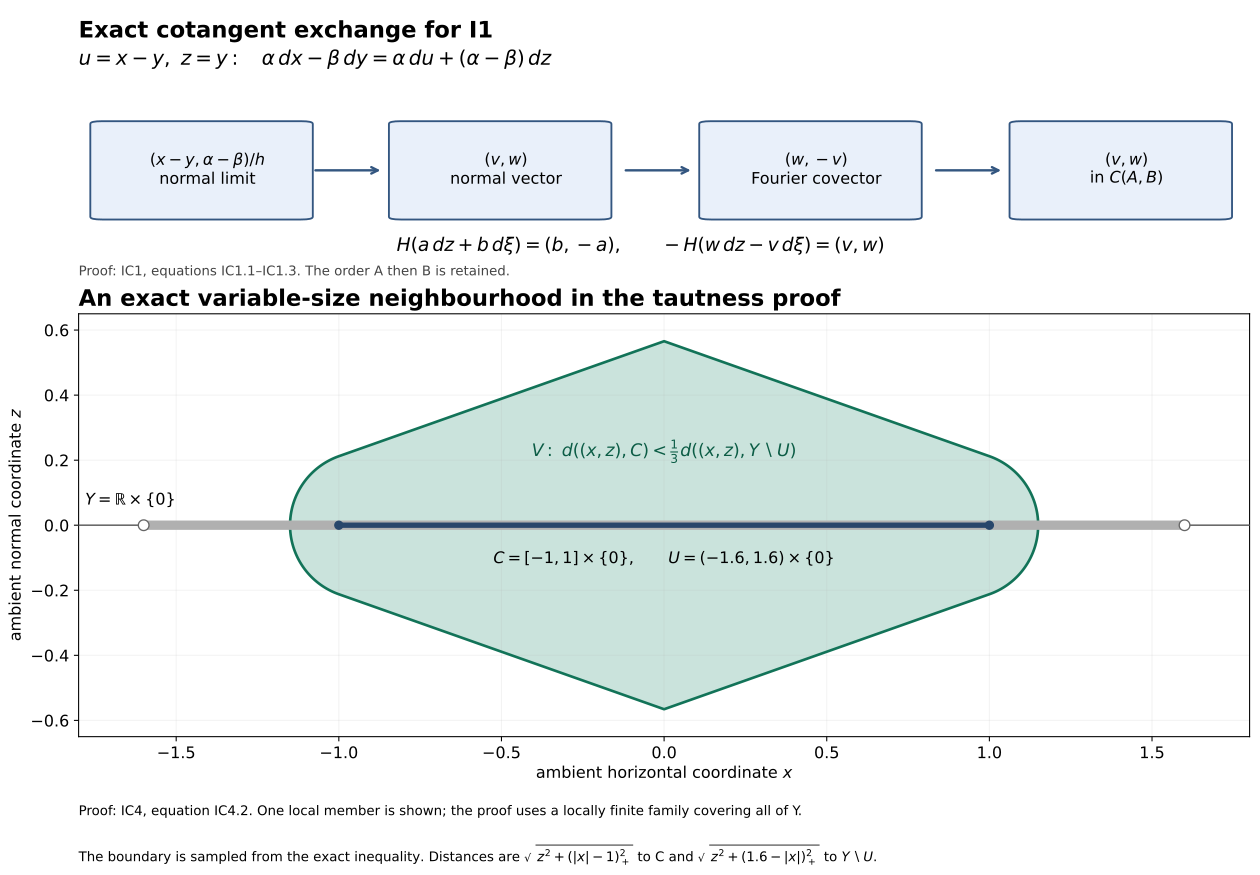

Reproduce this figure in Python.
"""CC0: exact coordinate/sign and metric-neighbourhood illustrations."""
from pathlib import Path
import numpy as np
import matplotlib
matplotlib.use('Agg')
import matplotlib.pyplot as plt
from matplotlib.patches import FancyBboxPatch

D=Path(__file__).resolve().parent
plt.rcParams.update({'font.family':'DejaVu Sans','font.size':12,'mathtext.fontset':'dejavusans','svg.fonttype':'none','svg.hashsalt':'SH02-IC-mechanisms-v1'})
fig=plt.figure(figsize=(13,9),layout='constrained')
gs=fig.add_gridspec(3,1,height_ratios=[1,1.7,0.27])
ax=fig.add_subplot(gs[0]); ax.axis('off'); ax.set_xlim(0,1); ax.set_ylim(0,1)
ax.text(0,0.96,'Exact cotangent exchange for I1',fontsize=17,weight='bold',va='top')
ax.text(0,0.79,r'$u=x-y,\ z=y:\quad \alpha\,dx-\beta\,dy=\alpha\,du+(\alpha-\beta)\,dz$',fontsize=15)
boxes=[(0.02,r'$(x-y,\alpha-\beta)/h$'+'\nnormal limit'),
       (0.275,r'$(v,w)$'+'\nnormal vector'),
       (0.54,r'$(w,-v)$'+'\nFourier covector'),
       (0.805,r'$(v,w)$'+'\nin '+r'$C(A,B)$')]
for x,label in boxes:
    patch=FancyBboxPatch((x,0.22),0.17,0.35,boxstyle='round,pad=0.01',facecolor='#e9f0fa',edgecolor='#335680',linewidth=1.4)
    ax.add_patch(patch); ax.text(x+0.09,0.395,label,ha='center',va='center',fontsize=12)
for x in [0.2,0.465,0.73]:
    ax.annotate('',xy=(x+0.06,0.395),xytext=(x,0.395),arrowprops={'arrowstyle':'->','lw':1.8,'color':'#335680'})
ax.text(0.48,0.09,r'$H(a\,dz+b\,d\xi)=(b,-a),\qquad -H(w\,dz-v\,d\xi)=(v,w)$',ha='center',fontsize=14)
ax.text(0,0.0,'Proof: IC1, equations IC1.1–IC1.3. The order A then B is retained.',fontsize=10,color='#444444')

ax=fig.add_subplot(gs[1]); ax.set_title('An exact variable-size neighbourhood in the tautness proof',loc='left',fontsize=17,weight='bold')
x=np.linspace(-1.8,1.8,1101); z=np.linspace(-0.65,0.65,451)
xx,zz=np.meshgrid(x,z)
dist_c=np.sqrt(zz**2+np.maximum(np.abs(xx)-1,0)**2)
dist_complement=np.sqrt(zz**2+np.maximum(1.6-np.abs(xx),0)**2)
phi=dist_complement/3-dist_c
ax.contourf(xx,zz,phi,levels=[0,float(phi.max()+1)],colors=['#bddcd3'],alpha=0.8)
ax.contour(xx,zz,phi,levels=[0],colors=['#127358'],linewidths=2)
ax.axhline(0,color='#6a6a6a',lw=1.2,zorder=3)
ax.plot([-1.6,1.6],[0,0],lw=7,color='#b0b0b0',solid_capstyle='butt',zorder=4)
ax.plot([-1,1],[0,0],lw=4,color='#28466b',solid_capstyle='butt',zorder=5)
ax.plot([-1.6,1.6],[0,0],'o',mfc='white',mec='#666666',ms=8,zorder=6)
ax.plot([-1,1],[0,0],'o',color='#28466b',ms=6,zorder=7)
ax.text(-1.78,0.06,r'$Y=\mathbb{R}\times\{0\}$',fontsize=12)
ax.text(0,0.21,r'$V:\ d((x,z),C)<\frac{1}{3}d((x,z),Y\setminus U)$',ha='center',fontsize=13,color='#0b5c45')
ax.text(0,-0.12,r'$C=[-1,1]\times\{0\},\qquad U=(-1.6,1.6)\times\{0\}$',ha='center',fontsize=12)
ax.set_xlabel(r'ambient horizontal coordinate $x$'); ax.set_ylabel(r'ambient normal coordinate $z$')
ax.set_xlim(-1.8,1.8); ax.set_ylim(-0.65,0.65); ax.set_aspect('equal',adjustable='box')
ax.grid(alpha=0.15)
caption=fig.add_subplot(gs[2]); caption.axis('off')
caption.text(0,0.83,'Proof: IC4, equation IC4.2. One local member is shown; the proof uses a locally finite family covering all of Y.',fontsize=10,va='top')
caption.text(0,0.28,'The boundary is sampled from the exact inequality. Distances are '+r'$\sqrt{z^2+(|x|-1)_+^2}$'+' to C and '+r'$\sqrt{z^2+(1.6-|x|)_+^2}$'+' to '+r'$Y\setminus U$'+'.',fontsize=10,va='top')
fig.savefig(D/'involutivity_mechanisms.png',dpi=180,bbox_inches='tight')
fig.savefig(D/'involutivity_mechanisms.svg',bbox_inches='tight',metadata={'Date':None})
plt.close(fig)
print('figure_written')
